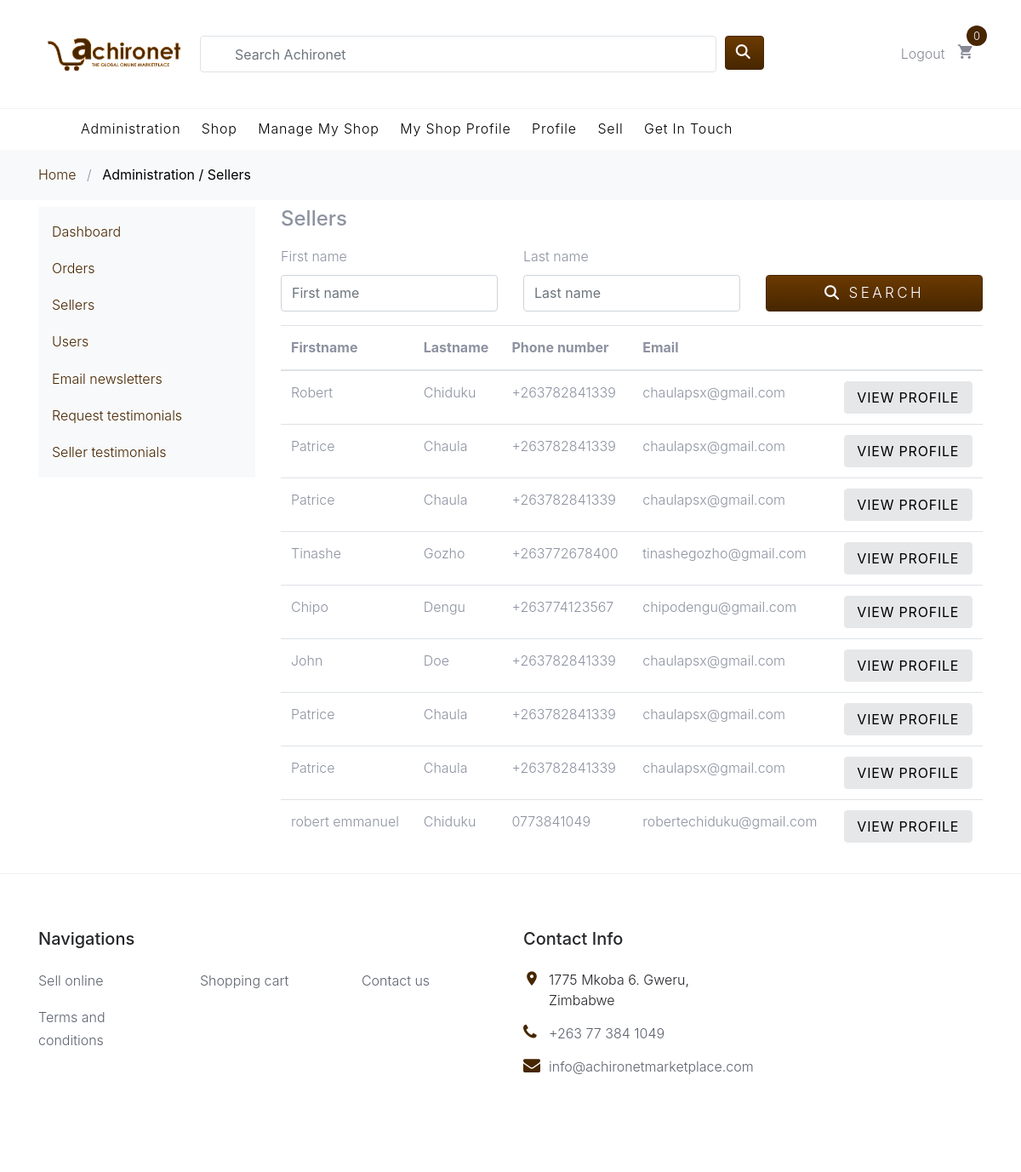
/admin-dashboard/sellers/ (signed in), run on an earlier commit of the app's database.
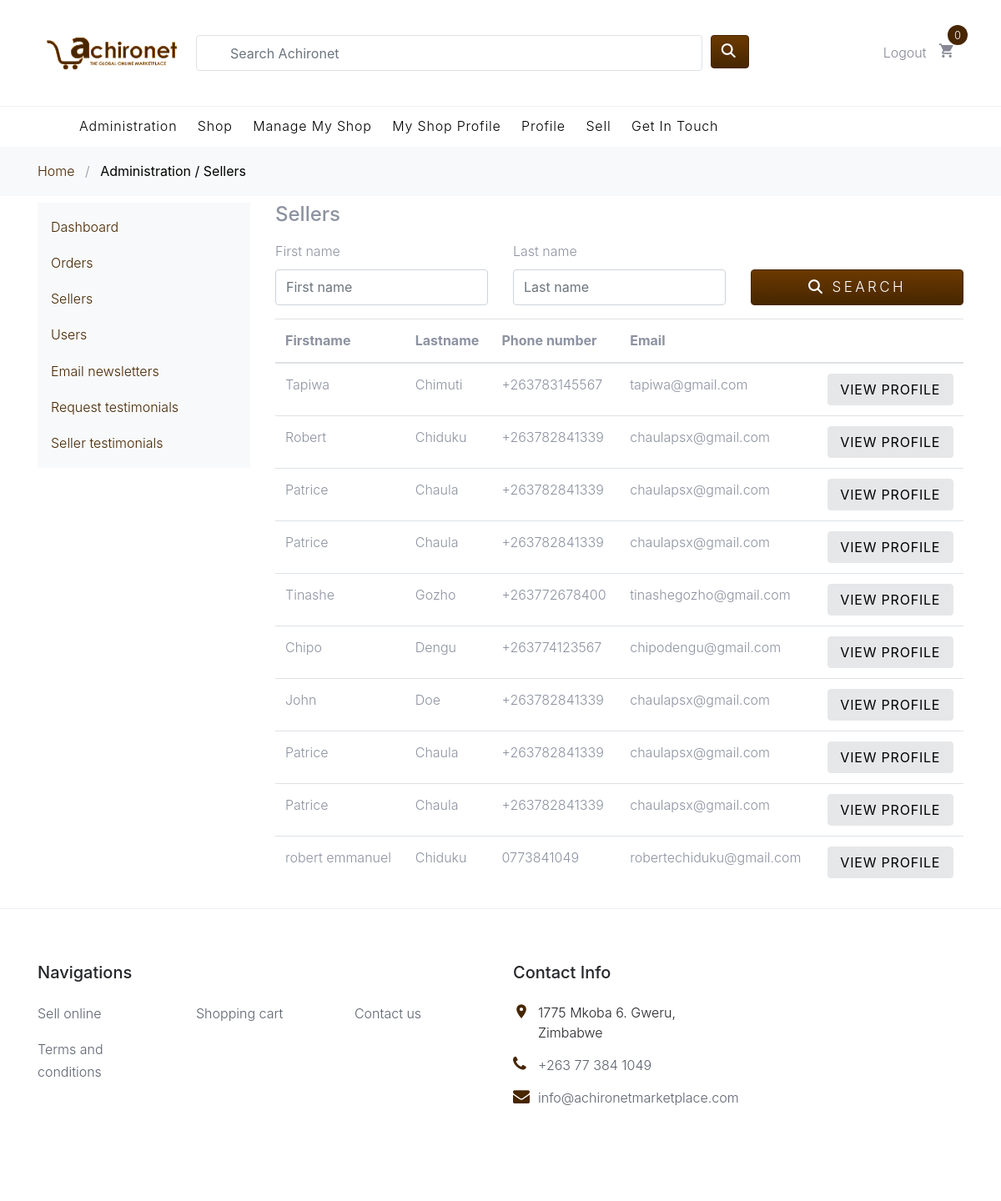
And on a later commit of the database.
### users/models.py (models this page shows, shortened)
class SellerProfile(models.Model):
    user = models.OneToOneField(
        User, null=True, blank=True, on_delete=models.CASCADE)
    tradename = models.CharField(max_length=45)
    firstname = models.CharField(max_length=45)
    lastname = models.CharField(max_length=45)
    company_name = models.CharField(max_length=90, blank=True)
    website = models.URLField(max_length=200, blank=True)
    phone_number = PhoneNumberField()
    email = models.EmailField(max_length=254)
    city = models.CharField(max_length=45)
    country = models.CharField(max_length=90)
    state = models.CharField(max_length=90)
    address = models.CharField(max_length=255)
    review_group = models.ForeignKey(
        'RequestReviewGroup', null=True, blank=True, on_delete=models.SET_NULL)
    brand_logo = models.OneToOneField(
        "Photo", null=True, blank=True, on_delete=models.SET_NULL)
    created = models.DateTimeField(auto_now_add=True)

### achironet_admin/views.py (the view)
# urls.py: path("sellers/", views.sellers, name="sellers"),
@login_required(login_url="/accounts/login")
def sellers(request):
    if not request.user.is_superuser:
        return redirect("achironet_admin:http_404_not_available")
    sellers = SellerProfile.objects.all().order_by('-created')
    form = SellerFilterForm(request.GET)
    if form.is_valid():
        if form.cleaned_data['firstname']:
            sellers = sellers.filter(
                firstname__contains=form.cleaned_data['firstname'])
        if form.cleaned_data['lastname']:
            sellers = sellers.filter(
                lastname__contains=form.cleaned_data['lastname'])
    context = {
        'sellers': sellers,
        'form': form
    }
    return render(request, "achironet_admin/sellers.html", context)

### achironet_admin/forms.py
class SellerFilterForm(forms.Form):
    firstname = forms.CharField(max_length=45, required=False)
    lastname = forms.CharField(max_length=45, required=False)

### achironet_admin/templates/achironet_admin/sellers.html (shortened to what this page needs)
{% extends "./base.html" %}
{% load static %}
{% load crispy_forms_tags %}
{% load widget_tweaks %}
{% block view_name %}
    Administration / Sellers
{% endblock %}
{% block content %}
<div class="container">
    <div class="row py-2">
        <div class="col-md-3">
            {% include "./components/side_nav.html" %}
            <br>
        </div>
        <div class="col-md-9">
            <div class="card-box">
                <h4 class="header-title mb-3">Sellers</h4>
                <div>
                  <form>
                     <div class="row">
                     <div class="col-md-4">
                       <div class="form-group">
                         <label for="id_name">First name</label>{% render_field form.firstname class="form-control" placeholder="First name" %}
                       </div>
                     </div>
                     <div class="col-md-4">
                        <div class="form-group">
                            <label for="id_published">Last name</label>{% render_field form.lastname class="form-control" placeholder="Last name" %}
                       </div>
                     </div>
                     <div class="col-md-4">
                       <div class="form-group">
                         <label>&nbsp;</label>
                         <button class="btn btn-primary form-control" type="submit"><i class="fas fa-search"></i> Search</button>
                       </div>
                     </div>
                     </div>
                  </form>
                </div>
                <div class="table-responsive">
                    <table class="table">
                        <thead>
                            <tr>
                                <th>Firstname</th>
                                <th>Lastname</th>
                                <th>Phone number</th>
                                <th>Email</th>
                                <th>&nbsp;</th>
                            </tr>
                        </thead>
                        <tbody>
                            {% for seller in sellers %}
                            <tr>
                                <td>{{seller.firstname}}</td>
                                <td>{{seller.lastname}}</td>
                                <td>{{seller.phone_number}}</td>
                                <td>{{seller.email}}</td>
                                <td><a class="btn btn-secondary btn-block" href="{% url 'users:seller-profile' seller.pk %}">View profile</a></td>
                            </tr>
                            {% endfor %}
                        </tbody>
                    </table>
                </div>
            </div>
        </div>
    </div>
</div>
{% endblock %}

What changed in the data, as far as the page shows it:
added SellerProfile: firstname "Tapiwa", lastname "Chimuti", phone_number "+263783145567", email "tapiwa@gmail.com"
